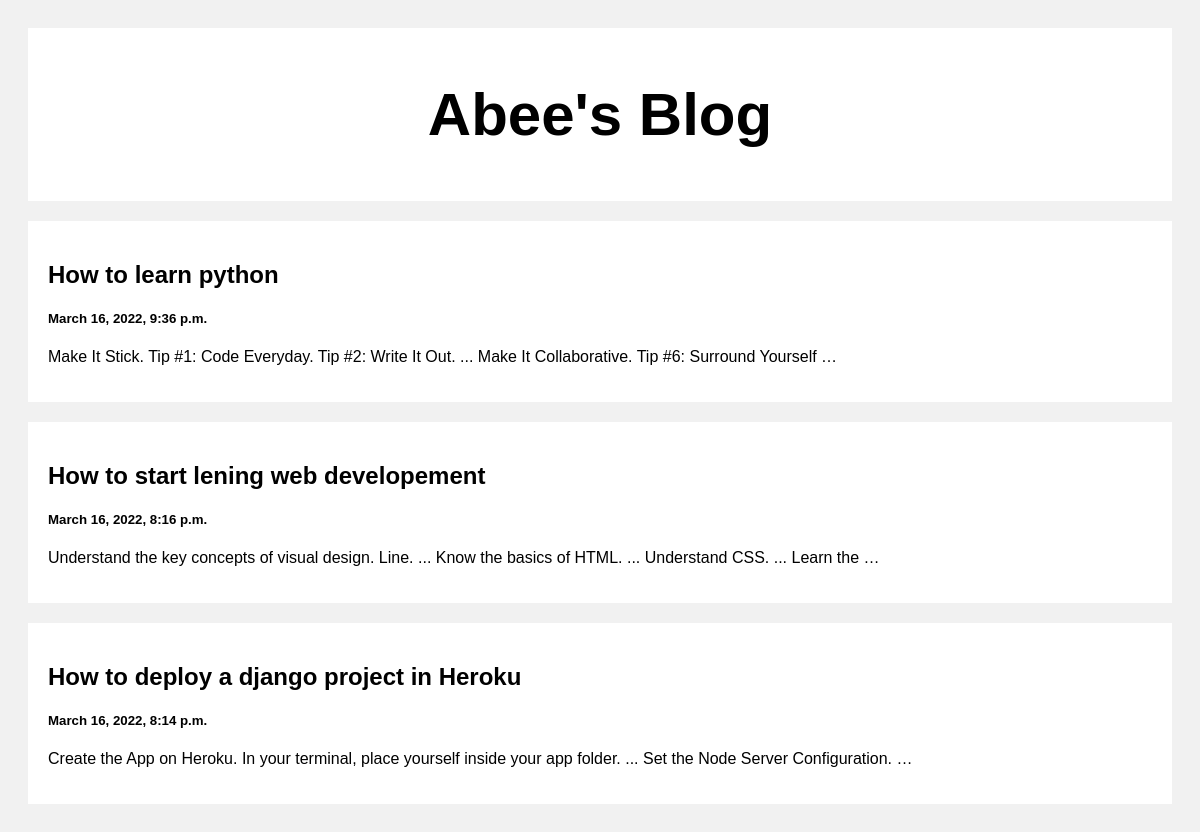
The page / on the database its author committed.
### posts/models.py (models this page shows, shortened)
class Posts(models.Model):
    title = models.CharField(max_length=100)
    body = models.CharField(max_length=100000)
    created_at = models.DateTimeField(default=datetime.now, blank=True)

### posts/views.py (the view)
# urls.py: path('',views.index,name='index'),
def index(request):
    posts = Posts.objects.all()
    return render(request,'index.html', {'posts': posts})

### templates/index.html (shortened to what this page needs)
<!DOCTYPE html>
<html>
<head>
</head>
<body>
<div class="header">
  <h2>Abee's Blog</h2>
</div>
<div class="row">
  <div class="leftcolumn">
    {% for post in posts reversed %}
    <div class="card">
      <a style="text-decoration: none; color: black;" href="/post/{{post.id}}">
        <h2>{{post.title}}</h2>
        <h5>{{post.created_at}}</h5>
        <p>{{post.body|truncatewords:20}}</p>
      </a>
    </div>
    {% endfor %}
  </div>
</div>
</body>
</html>

### templates/index.html (style rules this page uses)
* { box-sizing: border-box; }
body { font-family: Arial; padding: 20px; background: #f1f1f1; }
.header { padding: 2px; font-size: 40px; text-align: center; background: white; }
.leftcolumn { float: left; width: 100%; }
.card { background-color: white; padding: 20px; margin-top: 20px; }
.row:after { content: ""; display: table; clear: both; }

### rows shown on the page
Posts: title "How to learn python", created_at "March 16, 2022, 9:36 p.m.", body "Make It Stick. Tip #1: Code Everyday. Tip #2: Write It Out. ... Make It Collaborative. Tip #6: Surround Yourself …"
Posts: title "How to start lening web developement", created_at "March 16, 2022, 8:16 p.m.", body "Understand the key concepts of visual design. Line. ... Know the basics of HTML. ... Understand CSS. ... Learn the …"
Posts: title "How to deploy a django project in Heroku", created_at "March 16, 2022, 8:14 p.m.", body "Create the App on Heroku. In your terminal, place yourself inside your app folder. ... Set the Node Server Configuration. …"
